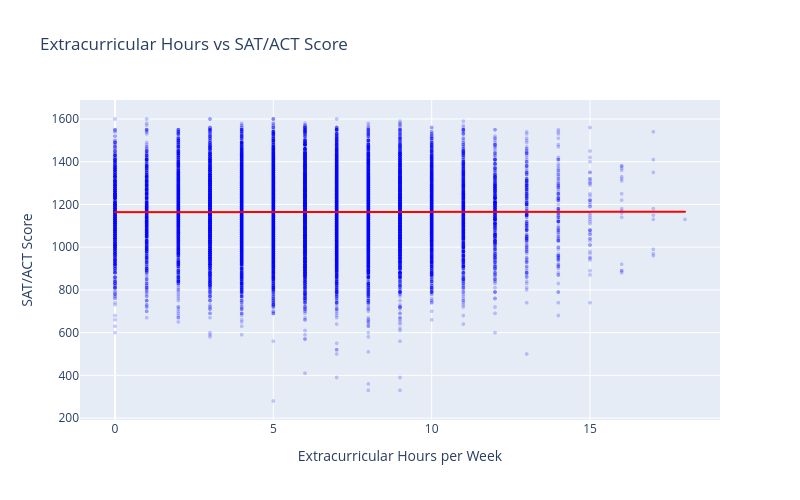

Source (notebook cell):
### Markdown cell above
### Scatter Plot Using Plotly

### Code cell
# Create a scatter plot with a trendline
fig = px.scatter(
    df,
    x='Extracurricular_Hours',
    y='SAT_ACT',
    trendline='ols',
    color_discrete_sequence=['blue'],
    title='Extracurricular Hours vs SAT/ACT Score',
    width=800,
    height=500
)

# Set point size and transparency, and trendline color
fig.update_traces(marker_size=4, marker_opacity=0.2, selector=dict(mode='markers'))
fig.update_traces(line_color='red', selector=dict(mode='lines'))

# Add axis labels
fig.update_layout(
    xaxis_title='Extracurricular Hours per Week',
    yaxis_title='SAT/ACT Score'
)

# Display the scatter plot
fig.show()

### Figure 1 — Plotly figure (JSON) as saved in the notebook; plotly's stock layout.template omitted (floating-point values rounded to 4 significant figures; data arrays with more than 128 entries replaced by an {"elided": "..."} marker saying what was removed)
{"data": [{"hovertemplate": "Extracurricular_Hours=%{x}<br>SAT_ACT=%{y}<extra></extra>", "legendgroup": "", "marker": {"color": "blue", "opacity": 0.2, "size": 4, "symbol": "circle"}, "mode": "markers", "name": "", "showlegend": false, "type": "scattergl", "x": {"elided": "17339 int values"}, "xaxis": "x", "y": {"elided": "17339 int values"}, "yaxis": "y"}, {"hovertemplate": "<b>OLS trendline</b><br>SAT_ACT = 0.106611 * Extracurricular_Hours + 1163.93<br>R<sup>2</sup>=0.000004<br><br>Extracurricular_Hours=%{x}<br>SAT_ACT=%{y} <b>(trend)</b><extra></extra>", "legendgroup": "", "line": {"color": "red"}, "marker": {"color": "blue", "symbol": "circle"}, "mode": "lines", "name": "", "showlegend": false, "type": "scattergl", "x": {"elided": "17339 int values"}, "xaxis": "x", "y": {"elided": "17339 float values"}, "yaxis": "y"}], "layout": {"height": 500, "legend": {"tracegroupgap": 0}, "title": {"text": "Extracurricular Hours vs SAT/ACT Score"}, "width": 800, "xaxis": {"anchor": "y", "domain": [0, 1], "title": {"text": "Extracurricular Hours per Week"}}, "yaxis": {"anchor": "x", "domain": [0, 1], "title": {"text": "SAT/ACT Score"}}}}
